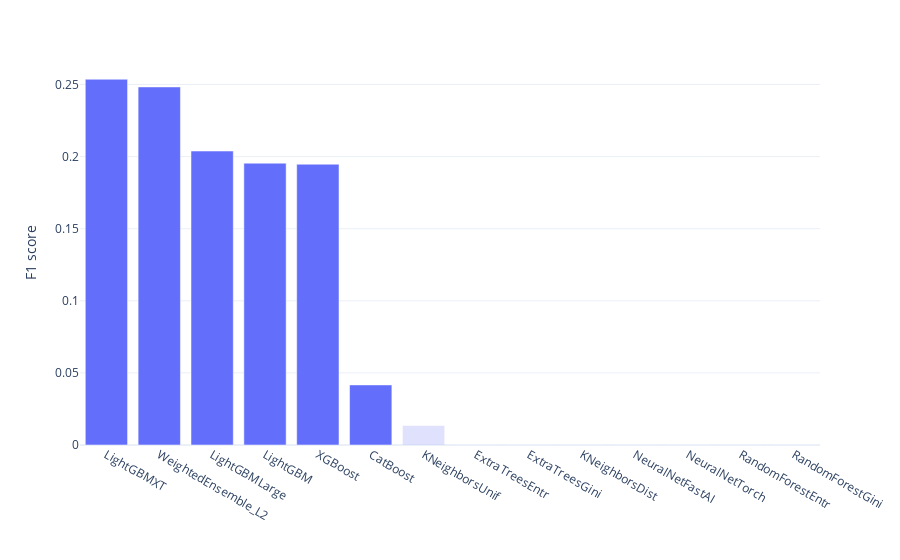

Source (notebook cell):
### Markdown cell above
#### F1 score

### Code cell
figs['실험1모델비교F1']

### Figure 1 — Plotly figure (JSON) as saved in the notebook; plotly's stock layout.template omitted (floating-point values rounded to 4 significant figures)
{"data": [{"alignmentgroup": "True", "hovertemplate": "Top6=True<br>Method=%{x}<br>Value=%{y}<extra></extra>", "legendgroup": "True", "marker": {"color": "#636efa", "opacity": 1, "pattern": {"shape": ""}}, "name": "True", "offsetgroup": "True", "orientation": "v", "showlegend": false, "textposition": "auto", "type": "bar", "x": ["LightGBMXT", "WeightedEnsemble_L2", "LightGBMLarge", "LightGBM", "XGBoost", "CatBoost"], "xaxis": "x", "y": [0.2536, 0.2483, 0.2038, 0.1954, 0.1947, 0.04167], "yaxis": "y"}, {"alignmentgroup": "True", "hovertemplate": "Top6=False<br>Method=%{x}<br>Value=%{y}<extra></extra>", "legendgroup": "False", "marker": {"color": "#636efa", "opacity": 0.2, "pattern": {"shape": ""}}, "name": "False", "offsetgroup": "False", "orientation": "v", "showlegend": false, "textposition": "auto", "type": "bar", "x": ["KNeighborsUnif", "ExtraTreesEntr", "ExtraTreesGini", "KNeighborsDist", "NeuralNetFastAI", "NeuralNetTorch", "RandomForestEntr", "RandomForestGini"], "xaxis": "x", "y": [0.01351, 0, 0, 0, 0, 0, 0, 0], "yaxis": "y"}], "layout": {"autosize": true, "barmode": "relative", "legend": {"title": {"text": "Top6"}, "tracegroupgap": 0}, "margin": {"t": 60}, "xaxis": {"anchor": "y", "autorange": true, "domain": [0, 1], "range": [-0.5, 13.5], "title": {"text": ""}, "type": "category"}, "yaxis": {"anchor": "x", "autorange": true, "domain": [0, 1], "range": [0, 0.267], "title": {"text": "F1 score"}, "type": "linear"}}}
